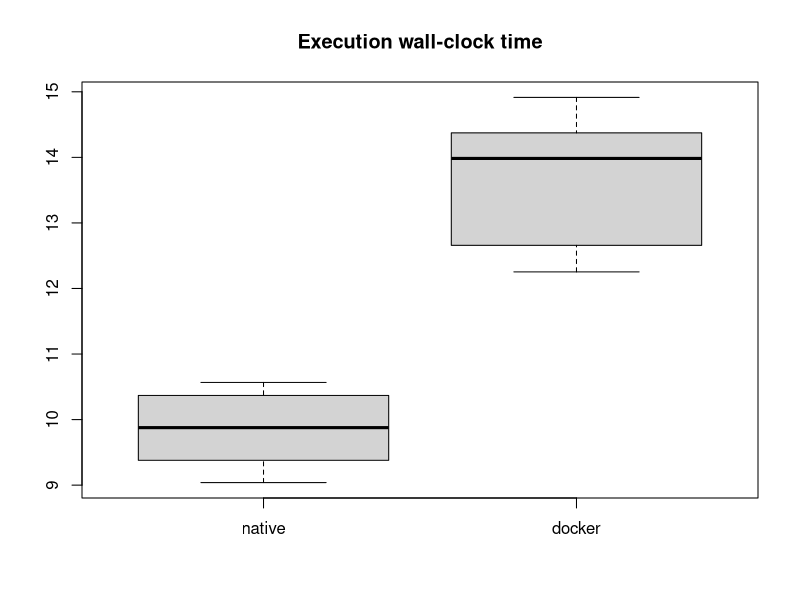
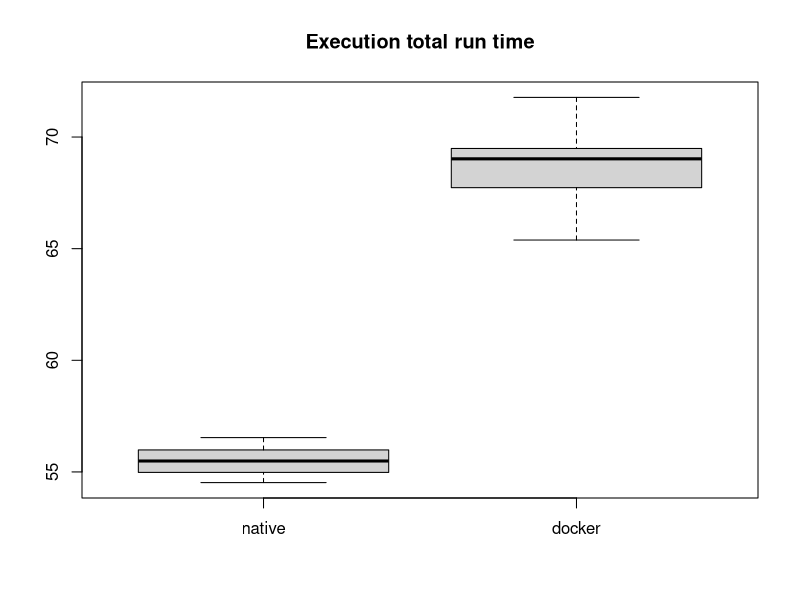
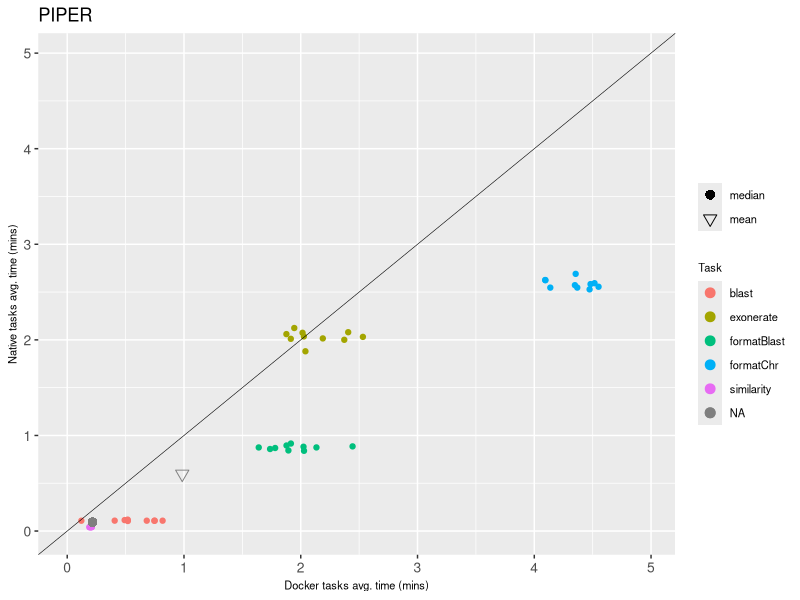

R code for these plots, in order:
native <- read.delim("time_native.txt", header=TRUE)
docker <- read.delim("time_docker.txt", header=TRUE)

n_elapsed <- native$delta / 1000 / 60 
d_elapsed <- docker$delta / 1000 / 60 

png(filename = "fig_wall_time.png")
boxplot(n_elapsed, d_elapsed, names = c("native","docker"))
title("Execution wall-clock time")
dev.off()

n_cputime <- native$realtime / 1000 / 60 
d_cputime <- docker$realtime / 1000 / 60 

png(filename = "fig_run_time.png")
boxplot(n_cputime, d_cputime, names = c("native","docker"))
title("Execution total run time")
dev.off()

library(reshape)
library(ggplot2)
library(grid)
NF_stats<-read.csv("plot.csv",header=T)
NF_stats = cbind(NF_stats, shape=rep("16",dim(NF_stats)[1]))
nL = dim(read.table("stats_docker.txt", skip=1, header=F))[1]
NF_median =  data.frame(list( name = c("median"), realtime_docker = read.table("stats_docker.txt", skip=nL, header=F)[,2], realtime_native = read.table("stats_native.txt", skip=nL, header=F)[,2], shape = c("6")))
NF_mean =  data.frame(list( name = c("mean"), realtime_docker = read.table("stats_docker.txt", skip=nL, header=F)[,3], realtime_native = read.table("stats_native.txt", skip=nL, header=F)[,3], shape = c("8")))

max_axis = max(c(NF_stats[,2], NF_stats[,3]))/1000/60 * 1.09

png(filename = "fig_correlation.png", width = 5, height = 4, units = 'in', res = 300)
qplot(x=(realtime_docker/1000)/60, y=(realtime_native/1000)/60, data=NF_stats, main="", color=name, ylab="Native tasks avg. time (mins)", xlab="Docker tasks avg. time (mins)") +
geom_point(size = 3, aes(shape = shape)) +
geom_point( data = NF_median, aes(x=(realtime_docker/1000)/60, y=(realtime_native/1000)/60, shape = shape, color = NA), size = 3) +
geom_point( data = NF_mean, aes(x=(realtime_docker/1000)/60, y=(realtime_native/1000)/60, shape = shape, color = NA), size = 3) +
scale_shape_manual(values = c(16, 6, 8), breaks = c("6","8"), labels = c("median","mean")) +
coord_cartesian(xlim=c(0,max_axis), ylim=c(0,max_axis)) + geom_abline(intercept = 0, size=.2) + theme(axis.text.x=element_text(size=10), axis.text.y=element_text(size=10), axis.title.y=element_text(size=8), axis.title.x=element_text(size=8),legend.text=element_text(size=8),legend.title=element_text(size=8)) + labs(color = "Task", title='PIPER', shape = "")

dev.off()
